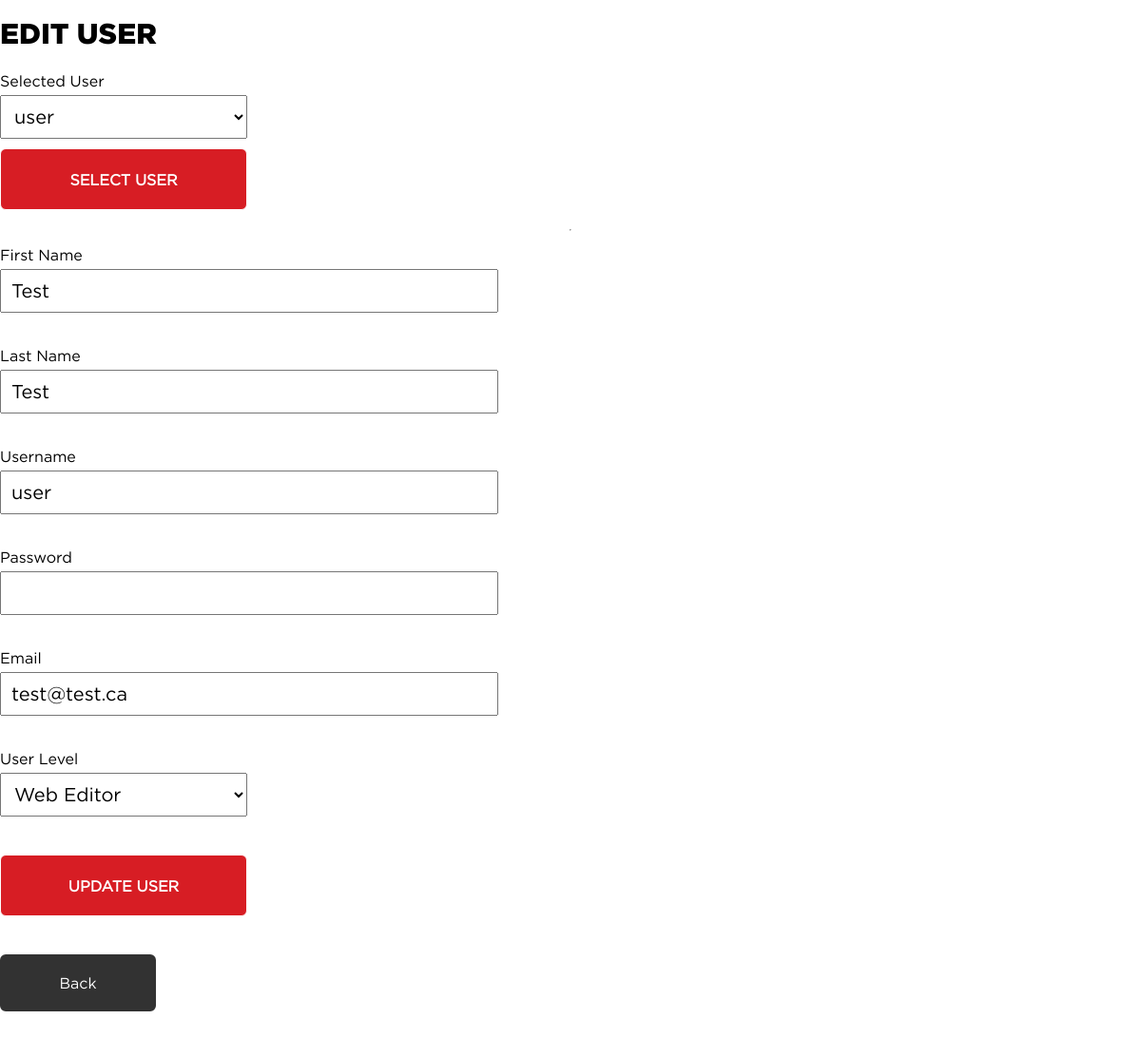
/admin/admin_edituser.php?user_id=2 (signed in), run on an earlier commit of the app's database.
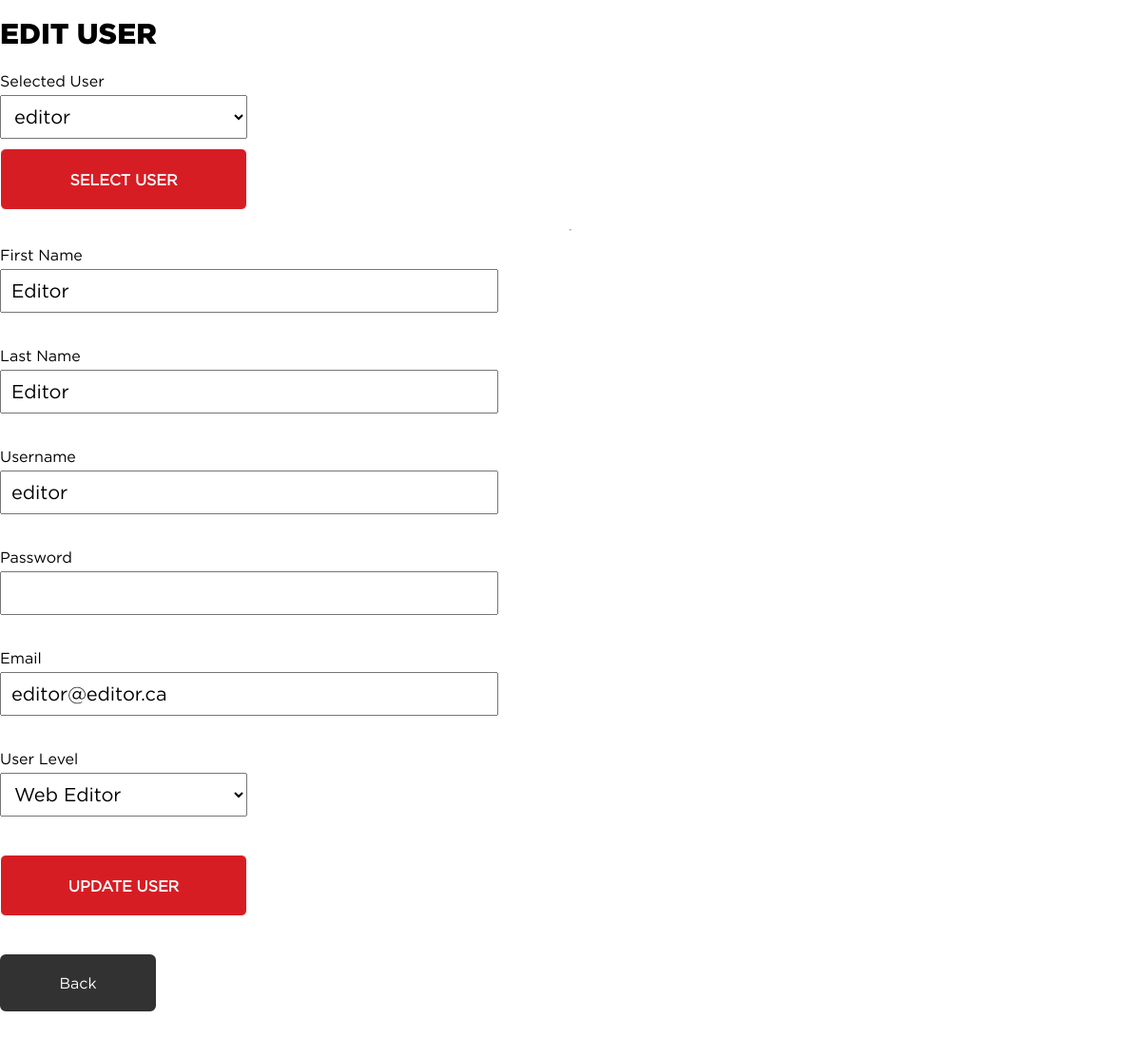
And on a later commit of the database.
### tables this page shows
CREATE TABLE `tbl_user` (
  `user_id` mediumint(8) UNSIGNED NOT NULL,
  `user_fname` varchar(30) NOT NULL,
  `user_lname` varchar(30) NOT NULL,
  `user_name` varchar(30) NOT NULL,
  `user_pass` varchar(100) NOT NULL,
  `user_email` varchar(50) NOT NULL,
  `user_date` timestamp NOT NULL DEFAULT CURRENT_TIMESTAMP,
  `user_ip` varchar(50) NOT NULL DEFAULT 'no',
  `user_level` varchar(2) NOT NULL DEFAULT '0'
);

### admin/scripts/user.php (called while the page is built, shortened)
<?php
function getUserLevelMap()
{
    return array(
        '0' => 'Web Editor',
        '1' => 'Web Admin',
    );
}
function getSingleUser($id)
{
    $pdo = Database::getInstance()->getConnection();
    $get_user_query = 'SELECT * FROM tbl_user WHERE user_id = :id';
    $get_user_set   = $pdo->prepare($get_user_query);
    $results        = $get_user_set->execute(
        array(
            ':id' => $id,
        )
    );
    if ($results && $get_user_set->rowCount()) {
        return $get_user_set;
    } else {
        return false;
    }
}
function  getAllUsers(){
    $pdo = Database::getInstance()->getConnection();
    $get_user_query = 'SELECT * FROM tbl_user';
    $users = $pdo->query($get_user_query);
    if($users){
        return $users;
    }else{
        return false;
    }
}
function isCurrentUserAdminAbove()
{
    return !empty($_SESSION['user_level']);
}

### admin/admin_edituser.php (the view, shortened to what this page needs)
<?php
$all_users = getAllUsers();
$id           = $_SESSION['user_id'];
if(isset($_GET['user_id']) && isCurrentUserAdminAbove()) {
    $id = $_GET['user_id'];
}
$current_user = getSingleUser($id);
?>
<?php include  './admin_head.php';?>
<body class="admin">
    <h2 class="loginTitle">Edit User</h2>
    <?php if (isCurrentUserAdminAbove()): ?>
        <form class="adminform" action="admin_edituser.php" method="get">
            <label for="user_id">Selected User</label>
            <select name="user_id" id="user_id">
                <?php foreach ($all_users as $user): ?>
                    <option value="<?php echo $user["user_id"] ?>" <?php echo $user["user_id"] === $id ?"selected":"" ?>>
                        <?php echo $user["user_name"] ?>
                    </option>
                <?php endforeach ?>
            </select>
            <button type="submit" name="submit">Select User</button>
        </form>
        <hr>
    <?php endif;?>
    <?php if (!empty($current_user)): ?>
    <form class="adminform" action="admin_edituser.php" method="post">
        <?php while ($user_info = $current_user->fetch(PDO::FETCH_ASSOC)): ?>
            <label for="first_name">First Name</label>
            <input id="first_name" type="text" name="fname" value="<?php echo $user_info['user_fname']; ?>"><br>
            <label for="last_name">Last Name</label>
            <input id="last_name" type="text" name="lname" value="<?php echo $user_info['user_lname']; ?>"><br>
            <label for="username">Username</label>
            <input id="username" type="text" name="username" value="<?php echo $user_info['user_name']; ?>"><br>
            <label for="password">Password</label>
            <input id="password" type="text" name="password" value=""><br>
            <label for="email">Email</label>
            <input id="email" type="email" name="email" value="<?php echo $user_info['user_email']; ?>"><br>
            <?php if (isCurrentUserAdminAbove()): ?>
                <label for="user_level">User Level</label>
                <select id="user_level" name="user_level">
                    <?php $user_level_map = getUserLevelMap();
                foreach ($user_level_map as $val => $label): ?>
                    <option value="<?php echo $val; ?>" <?php echo ((int) $user_info['user_level'] === $val) ? 'selected' : ''; ?>><?php echo $label; ?>
                    </option>
                    <?php endforeach;?>
                </select><br>
            <?php endif;?>
            <button type="submit" name="submit">Update User</button>
        <?php endwhile;?>
    </form>
    <?php endif;?>
    <a class="back" href="index.php">Back</a>
</body>
</html>

What changed in the data, as far as the page shows it:
changed tbl_user "Web Editor": fname "Test" → "Editor"; lname "Test" → "Editor"; username "user" → "editor"; email "test@test.ca" → "editor@editor.ca"
Also different on the page:
form field user_id: "user" → "editor"
